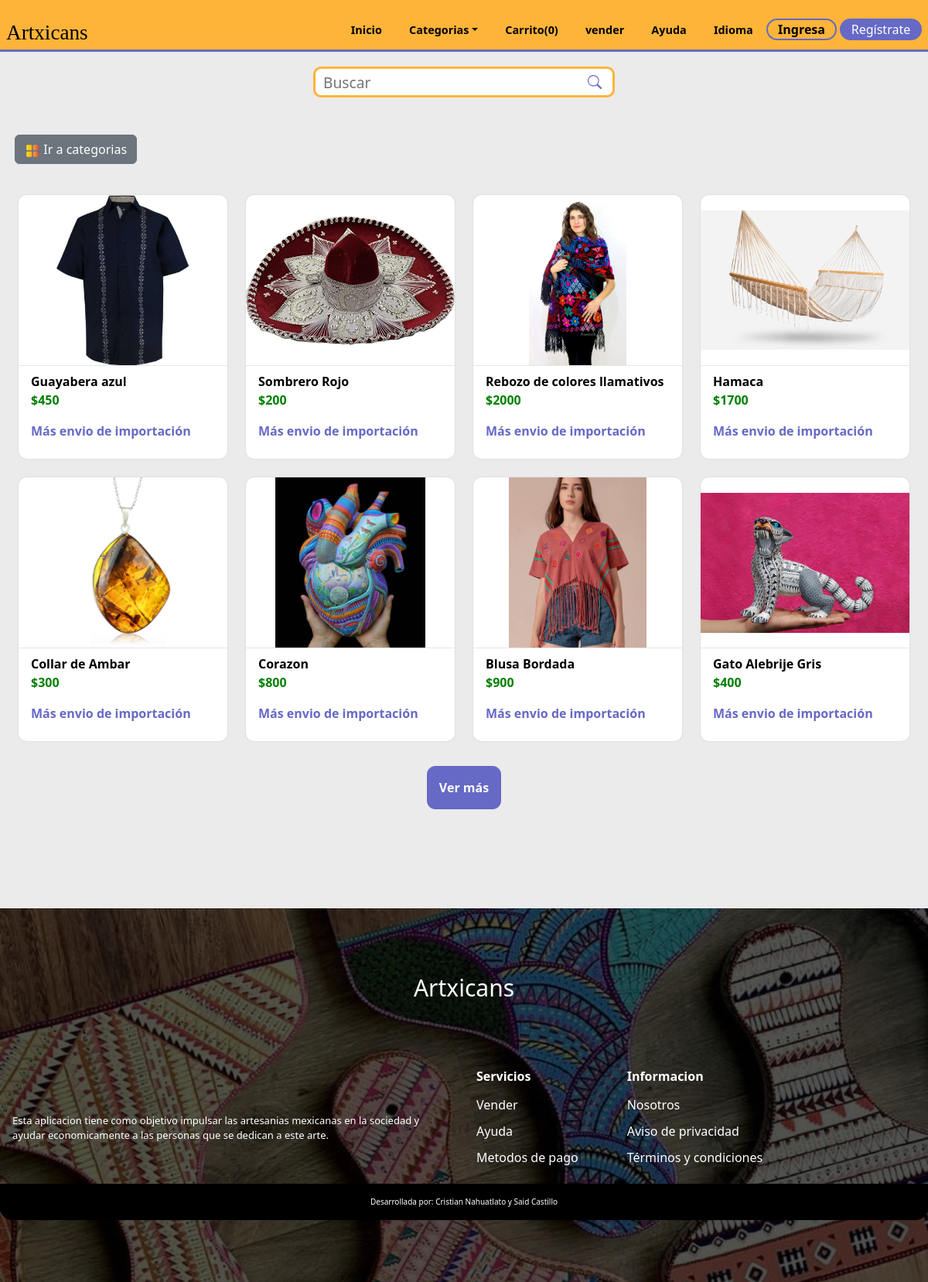
The page / on the database its author committed.
### tables this page shows
CREATE TABLE `products` (
  `id_product` int(11) NOT NULL,
  `product` varchar(80) NOT NULL,
  `image1` varchar(80) NOT NULL,
  `price` int(11) NOT NULL,
  `description` varchar(250) NOT NULL,
  `category` varchar(30) NOT NULL,
  `stock` int(11) NOT NULL,
  `image2` varchar(30) NOT NULL,
  `image3` varchar(30) NOT NULL,
  `ID_registro` int(11) DEFAULT NULL
);

### index.php (the view, shortened to what this page needs)
<?php
  include 'templates/cabecera.php';
?>
    <form action="search.php" class="searchContainer" method="GET" id="searchContainer">
      <div class="searchBox">
        <input type="search" name="fetch" class="searchInput mb-btn" placeholder="Buscar" />
          <button class="searchButton"> </button>
      </div>
    </form>
<div class="d-grid gap-2 d-md-flex justify-content-start cat">
  <button class="btn btn-secondary me-md-2 mb-2 mt-5 categories-btn" type="button" onclick="location.href='categories.php'"><img src="./assets/utilities/categorias.png" class="categories-icon" alt="categories-icon"> Ir a categorias</button>
</div>
   <section class='container-products' id="container-products">
   <div class='mainContent grid' id="mainContent">
   <?php
         $result = $conn ->query("SELECT * FROM products WHERE stock > 0 ORDER BY rand() LIMIT 8") or die ($conn->error);
         while($row = mysqli_fetch_assoc($result)){
  ?>
        <div class="single-product">
        <a href="product.php?id_product=<?php echo $row['id_product'];?>" class='referencia'>
             <div class='imgDiv'>
                <img src="assets/products/<?php echo $row['image1'];?>"  alt="<?php echo $row['product']?>">
            </div>
            <div class="card-info">
                <span class="product-title"><?php echo $row['product'];?></span>
                <span class="price">$<?php echo $row['price'];?></span>
                <span class="shipping">Más envio de importación</span>
            </div>
           </a>
        </div>
        <?php
          $id = $row['id_product'];
      }?>
      </div>
      <div id="id-load" class="load-more">
        <button id="load-more" data-id="<?php echo $id;?>">Ver más</button>
    </div>
    </section>
<?php
  include('templates/pie.php');
?>

### styles/home/products.css (style rules this page uses)
.mainContent { padding: 2rem 0 2rem; padding-left: 1.5rem; padding-right: 1.5rem; justify-content: center; gap: 1.5rem; }
.single-product { height: 100%; display: grid; row-gap: 10px; border-radius: 10px; align-items: center; box-shadow: 0 0 0.1em rgba(0,0,0,0.2); background-color: rgb(255, 255, 255); cursor: pointer; transition-property: box-shadow; overflow: hidden; }
.imgDiv { height: 220px; width: 100%; overflow: hidden; }
.imgDiv img { height: 100%; width: 100%; object-fit:contain; transition: hidden; }
.card-info { border-top: 1px solid rgb(230, 230, 230); padding: 0.5rem 1rem; display: flex; flex-flow: column; flex-wrap: wrap; }
.card-info * + * { display: block; margin-bottom: 1rem; }
.price { font-weight: bold; color: green; }
.product-title { font-weight: bold; color: black; }
.shipping { color: var(--second-alpha-color); font-weight: bold; }
@media screen and (min-width:420px) { .mainContent { grid-template-columns: repeat(2,1fr); } }
@media screen and (min-width:420px) { .single-product { height: auto; } }
@media screen and (min-width:720px) { .mainContent { grid-template-columns: repeat(3,1fr); } }
@media screen and (min-width:720px) { .single-product { height: auto; } }
@media screen and (min-width:1024px) { .mainContent { grid-template-columns: repeat(4,1fr); } }
@media screen and (min-width:1024px) { .single-product { height: auto; } }

### styles/home/searchbox.css (style rules this page uses)
.searchContainer { display: flex; margin-top: 1.2rem; }
.searchBox { position: relative; z-index: 999; position: fixed; left: 1rem; }
.searchButton { position: absolute; right: 8px; top:-2px; height: 100%; border: none; background:none; }
.searchInput { font-size: 1.2rem; height: 40px; border-radius: 10px; padding: 5px 30px 5px 10px; border: 3px solid var(--first-color); }
@media screen and (min-width:266px) { .searchInput { width: 150px; } }
@media screen and (min-width:320px) { .searchInput { width: 200px; } }
@media screen and (min-width:360px) { .searchInput { width: 250px; } }
@media screen and (min-width:510px) { .searchInput { width: 310px; } }
@media screen and (min-width:768px) { .searchInput { width: 390px; } }
@media screen and (min-width:768px) { .searchBox { margin: 0 auto; position: relative; left: 0; } }

### styles/home/main.css (style rules this page uses)
.categories-btn { margin-left: 1.2rem; }
.categories-icon { width: 20px; height: 20px; }
.load-more { display: flex; align-items: center; justify-content: center; }
.load-more button { padding: 1rem; border: none; border-radius:0.7rem; background-color: var(--second-alpha-color); color:white; font-weight: bold; }
body { top:0px !important; }

### index.css (style rules this page uses)
:root { --first-color: #feb439; --first-alpha-color: #FDD100; --second-color: #7D3C98; --second-alpha-color: #6669c5; --black-color: black; --white-color: white; --black-alpha-color: rgba(0,0,0,0.5); --white-alpha-color: rgba(255,255,255,0.5); --opacity-color: rgba(8,75,138,0.7); --font: "RaleWay",sans-serif; --max-width: 1200px; --header-height: 4.7rem; --link-color: #509ee3; --card-bg:rgb(225,225,235); --card-hover:rgb(255,255,255); }
* { padding:0; margin:0; -webkit-box-sizing: border-box; -moz-box-sizing: border-box; box-sizing: border-box; }
html { box-sizing: border-box; font-family: var(--font); font-size: 16px; scroll-behavior: smooth; }
*, *::after, *::before { box-sizing: inherit; }
body { margin: 0; overflow-x: hidden; color: var(--black-color); background-color: rgb(235, 235, 235);; }
a { color: var(--link-color); transition: all 0.5s ease-out; text-decoration: none; }
img { max-width: 100%; height: auto; }
.grid { display: grid; align-items: center; }

### rows shown on the page
products: image1 (picture), product "Guayabera azul", price "450"
products: image1 (picture), product "Sombrero Rojo", price "200"
products: image1 (picture), product "Rebozo de colores llamativos", price "2000"
products: image1 (picture), product "Hamaca", price "1700"
products: image1 (picture), product "Collar de Ambar", price "300"
products: image1 (picture), product "Corazon", price "800"
products: image1 (picture), product "Blusa Bordada", price "900"
products: image1 (picture), product "Gato Alebrije Gris", price "400"

### other values the page prints
$mensaje "vender"
